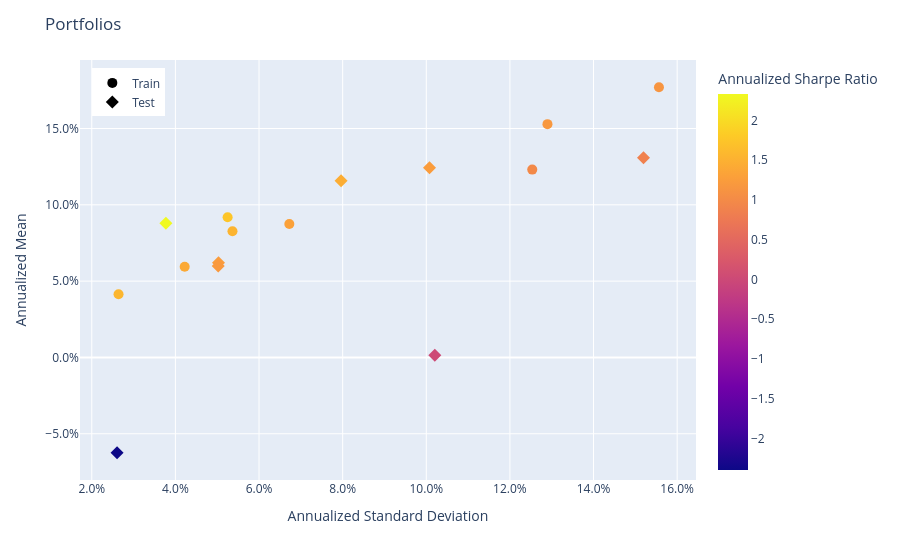

Notebook source saved alongside this figure:
### Code cell
population.plot_measures(
    x=RiskMeasure.ANNUALIZED_STANDARD_DEVIATION,
    y=PerfMeasure.ANNUALIZED_MEAN,
    color_scale=RatioMeasure.ANNUALIZED_SHARPE_RATIO,
    hover_measures=[RiskMeasure.MAX_DRAWDOWN, RatioMeasure.ANNUALIZED_SORTINO_RATIO],
)

### Figure 1 — Plotly figure (JSON) as saved in the notebook; plotly's stock layout.template omitted (floating-point values rounded to 4 significant figures)
{"data": [{"customdata": [["Train", 0.05077, 1.837, 1.301], ["Train", 0.1098, 1.781, 1.185], ["Train", 0.1134, 1.437, 0.9818], ["Train", 0.1644, 1.675, 1.137], ["Train", 0.03999, 2.306, 1.541], ["Train", 0.03537, 2.602, 1.749], ["Train", 0.03446, 2.169, 1.567], ["Train", 0.03747, 2.026, 1.409]], "hovertemplate": "<b>%{hovertext}</b><br><br>tag=%{customdata[0]}<br>Annualized Standard Deviation=%{x:.3f}<br>Annualized Mean=%{y:.3f}<br>MAX Drawdown=%{customdata[1]:.3f}<br>Annualized Sortino Ratio=%{customdata[2]:.3f}<br>Annualized Sharpe Ratio=%{marker.color:.3f}<extra></extra>", "hovertext": ["Fold 0", "Fold 1", "Fold 2", "Fold 3", "Fold 4", "Fold 5", "Fold 6", "Fold 7"], "legendgroup": "Train", "marker": {"color": [1.301, 1.185, 0.9818, 1.137, 1.541, 1.749, 1.567, 1.409], "coloraxis": "coloraxis", "size": 10, "symbol": "circle"}, "mode": "markers", "name": "Train", "orientation": "v", "showlegend": true, "type": "scatter", "x": [0.06724, 0.129, 0.1253, 0.1556, 0.05365, 0.05249, 0.0264, 0.04222], "xaxis": "x", "y": [0.08746, 0.1529, 0.1231, 0.177, 0.08267, 0.09181, 0.04137, 0.05947], "yaxis": "y"}, {"customdata": [["Test", 0.0627, 2.138, 1.454], ["Test", 0.0895, 1.189, 0.861], ["Test", 0.1261, 1.811, 1.233], ["Test", 0.1059, 0.01905, 0.01382], ["Test", 0.05087, 1.816, 1.235], ["Test", 0.04422, 1.695, 1.191], ["Test", 0.02669, 3.111, 2.332], ["Test", 0.02064, -3.398, -2.397]], "hovertemplate": "<b>%{hovertext}</b><br><br>tag=%{customdata[0]}<br>Annualized Standard Deviation=%{x:.3f}<br>Annualized Mean=%{y:.3f}<br>MAX Drawdown=%{customdata[1]:.3f}<br>Annualized Sortino Ratio=%{customdata[2]:.3f}<br>Annualized Sharpe Ratio=%{marker.color:.3f}<extra></extra>", "hovertext": ["Fold 0", "Fold 1", "Fold 2", "Fold 3", "Fold 4", "Fold 5", "Fold 6", "Fold 7"], "legendgroup": "Test", "marker": {"color": [1.454, 0.861, 1.233, 0.01382, 1.235, 1.191, 2.332, -2.397], "coloraxis": "coloraxis", "size": 10, "symbol": "diamond"}, "mode": "markers", "name": "Test", "orientation": "v", "showlegend": true, "type": "scatter", "x": [0.07962, 0.152, 0.1008, 0.102, 0.05031, 0.05024, 0.03772, 0.02604], "xaxis": "x", "y": [0.1158, 0.1308, 0.1242, 0.00141, 0.06211, 0.05985, 0.08795, -0.06243], "yaxis": "y"}], "layout": {"coloraxis": {"colorbar": {"title": {"text": "Annualized Sharpe Ratio"}}, "colorscale": [[0, "#0d0887"], [0.1111, "#46039f"], [0.2222, "#7201a8"], [0.3333, "#9c179e"], [0.4444, "#bd3786"], [0.5556, "#d8576b"], [0.6667, "#ed7953"], [0.7778, "#fb9f3a"], [0.8889, "#fdca26"], [1, "#f0f921"]]}, "legend": {"title": {}, "tracegroupgap": 0, "x": 0.02, "xanchor": "left", "y": 0.98, "yanchor": "top"}, "margin": {"t": 60}, "title": {"text": "Portfolios"}, "xaxis": {"anchor": "y", "domain": [0, 1], "tickformat": ",.1%", "title": {"text": "Annualized Standard Deviation"}}, "yaxis": {"anchor": "x", "domain": [0, 1], "tickformat": ",.1%", "title": {"text": "Annualized Mean"}}}}
